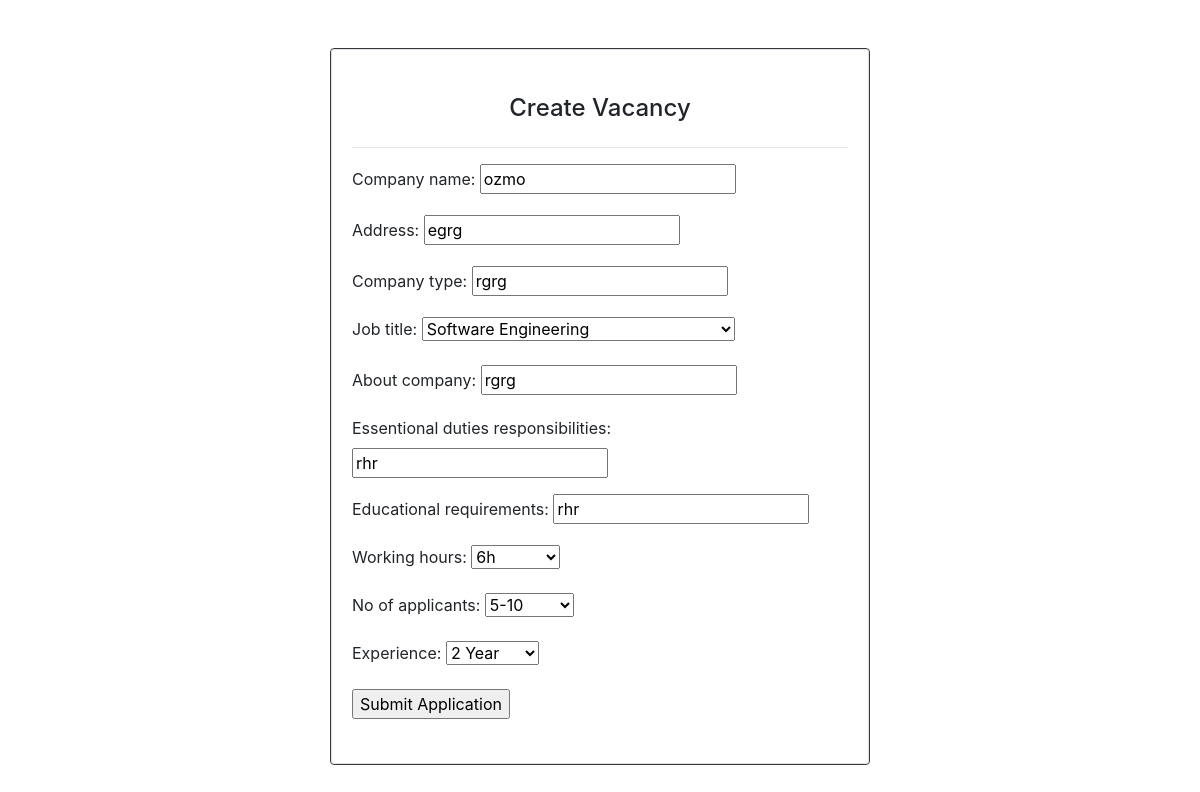
The page /updatecom/6/ on the database its author committed.
### vacancies/models.py (models this page shows, shortened)
class vacancy (models.Model):
    WORKINGHOURS = (
        ('6h','6h'),
        ('7h','7h'),
        ('8h','8h'),
        ('9h','9h'),
        ('10h','10h'),
        )
    JOBTITLE= (
        ('Software Engineering','Software Engineering'),
        ('Big data engineer','Big data engineer'),
        ('DevOps Engineer','DevOps Engineer'),
        ('Information systems security manager','Information systems security manager'),
        ('Mobile applications developer','Mobile applications developer'),
        ('Database manager','Database manager'),
        ('Data scientist','Data scientist'),
        ('Network/cloud engineer','Network/cloud engineer'),
        )
    WORKSSTATUS= (
        ('Remote','Remote'),
        ('On-Site','On-Site'),
        ('Hybrid','Hybrid'),
        )
    NOOFAPPLICANTS = (
        ('1-5','1-5'),
        ('5-10','5-10'),
        ('10-20','10-20'),
        ('20-50','20-50'),
        ('50+','50+'),
        )
    EXPERIENCE = (
        ('Intern','Intern'),
        ('6 months','6 months'),
        ('1 Year','1 Year'),
        ('2 Year','2 Year'),
        ('3 Year','3 Year'),
        ('4 Year','4 Year'),
        ('5 Year','5 Year'),
        ('6 Year','6 Year'),
        ('6+','6+'),
        )
    company_name =  models.CharField(max_length=200,null=True)
    address =  models.CharField(max_length=200,null=True)
    company_type =  models.CharField(max_length=200,null=True)
    job_title =  models.CharField(max_length=200,null=True,choices=JOBTITLE)
    about_company =  models.CharField(max_length=200,null=True)
    Essentional_duties_responsibilities =  models.CharField(max_length=200,null=True)
    educational_requirements =  models.CharField(max_length=200,null=True)
    working_hours =  models.CharField(max_length=200,null=True,choices=WORKINGHOURS)
    no_of_applicants =  models.CharField(max_length=200,null=True,choices=NOOFAPPLICANTS)
    experience =  models.CharField(max_length=200,null=True,choices=EXPERIENCE)

### vacancies/views.py (the view)
# urls.py: path('updatecom/<str:pk>/',views.updateComVa, name="updatecom"),
def updateComVa(request, pk):
    vacan = vacancy.objects.get(id=pk)
    form = vacancyform(instance=vacan)
    if request.method == 'POST':
        form = vacancyform(request.POST, instance=vacan)
        if form.is_valid():
                form.save()
                return redirect('jrecruiting')
    context = {'form':form}
    return render(request, 'vacancies/cvacancy.html',context)

### vacancies/forms.py
class vacancyform(ModelForm):
        class Meta:
            model = vacancy
            fields = '__all__'

### vacancies/templates/vacancies/cvacancy.html (shortened to what this page needs)
<!doctype html>
<html lang="en">
  <head>
    <link rel="stylesheet" href="https://stackpath.bootstrapcdn.com/bootstrap/4.3.1/css/bootstrap.min.css">
  </head>
  <body>
    <br/> <br/>
    <div class="container">
        <div class="row" >
            <div class="col-md-6 mx-auto"  >
                <div class="card border-dark mb-4 border-4" style="max-width: 98rem;">
                    <div class="card">
                        <div class="card-body">
                            <div class="row">
                                <div class="col">
                                    <center>
                                        <br />
                                    </center>
                                </div>
                            </div>
                            <div class="row">
                                <div class="col">
                                    <center>
                                        <h4> Create Vacancy </h4>
                                    </center>
                                </div>
                            </div>
                            <div class="row">
                                <div class="col">
                                    <hr>
                                </div>
                            </div>
                            <form method="POST" action="">
                                {{form.as_p}}
                                 <input type="submit" value= "Submit Application" name="submit">
                            </form>
                            </div> <br/>
                </div>
            </div>
        </div>
    </div>
</body>
</html>

### rows shown on the page
vacancy: company_name "ozmo", address "egrg", company_type "rgrg", job_title "Software Engineering", about_company "rgrg", Essentional_duties_responsibilities "rhr", educational_requirements "rhr", working_hours "6h", no_of_applicants "5-10", experience "2 Year"
